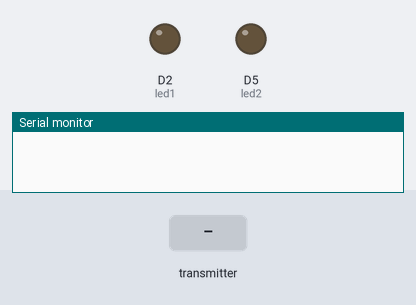
This sketch was run on a simulated ESP8266 (NodeMCU). On the bench: output pins drawn as LEDs (lit = HIGH), the last lines printed to the serial monitor. The test bench sets the inputs (shaded band).

Above: at 1.2 s.
1.3 s: the transmitter starts sending x = 256
At 2.5 s:
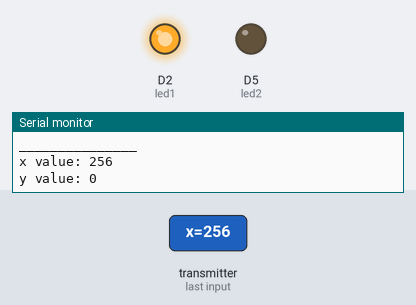
2.8 s: the transmitter starts sending y = 256
At 3.6 s:
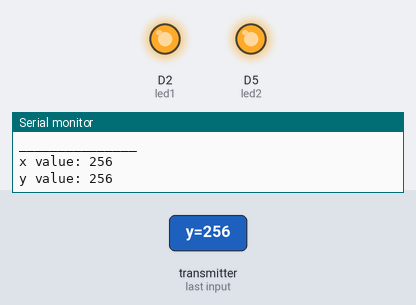
4.3 s: the transmitter starts sending x = 0
At 4.8 s:
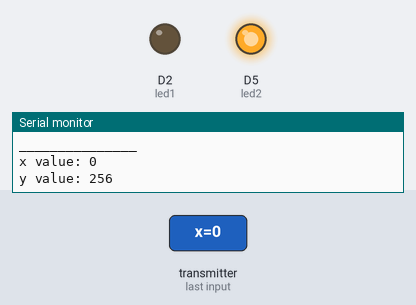
5.8 s: the transmitter starts sending x = 512
At 7.0 s:
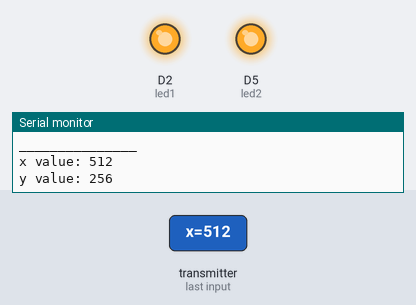
7.3 s: the transmitter starts sending y = 0
At 8.3 s:
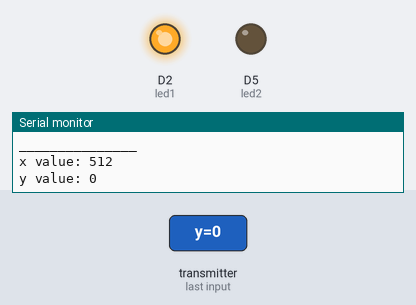
Timing chart, 0 to 9.8 s (numbered marks = the images above; inputs shaded):
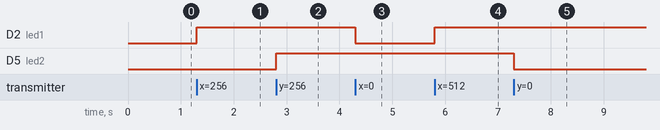

Measured:
- after the input at 1.3 s, D2 (led1): LOW → HIGH at once
- after the input at 2.8 s, D5 (led2): LOW → HIGH at once
- after the input at 4.3 s, D2 (led1): HIGH → LOW at once
- after the input at 5.8 s, D2 (led1): LOW → HIGH at once
- after the input at 7.3 s, D5 (led2): HIGH → LOW at once

The sketch:

esp8266receiver1.ino
```cpp
#include <ESP8266WiFi.h>
#include <espnow.h>

#define led1 D2
#define led2 D5

typedef struct myData {
  int x;
  int y;
} myData;
myData dataObj;

// Callback function
void OnDataRecv(uint8_t *mac, uint8_t *incomingData, uint8_t len) {
  memcpy(&dataObj, incomingData, sizeof(dataObj));
  Serial.println("_______________");

  Serial.print("x value: ");
  Serial.println(dataObj.x);
  dataObj.x ? digitalWrite(led1, HIGH) : digitalWrite(led1, LOW);

  Serial.print("y value: ");
  Serial.println(dataObj.y);
  dataObj.y ? digitalWrite(led2, HIGH) : digitalWrite(led2, LOW);
}

void setup() {
  Serial.begin(115200);  // Initialize Serial Monitor
  WiFi.mode(WIFI_STA);   // Set device as a Wi-Fi Station

  pinMode(led1, OUTPUT);
  pinMode(led2, OUTPUT);

  // Init ESP-NOW
  if (esp_now_init() != 0) {
    Serial.println("Error initializing ESP-NOW");
    return;
  }

  esp_now_set_self_role(ESP_NOW_ROLE_CONTROLLER);  // Set role

  esp_now_register_recv_cb(OnDataRecv);  // Set callback
}

void loop() {
  //
}
```
